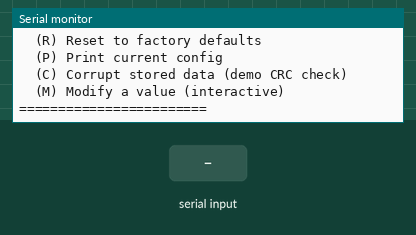
Recording of a sketch running on a simulated ESP32-S2. Shown: the last lines printed to the serial monitor. Inputs (shaded band) come from the test bench. EEPROM starts erased.

Above: at 1.7 s.
1.8 s: "M\n" received over Serial
At 2.7 s:
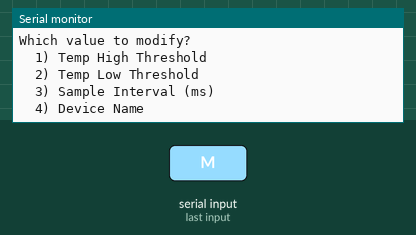
3.3 s: "1\n" received over Serial
At 3.7 s:
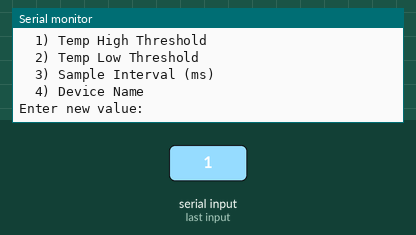
4.8 s: "2\n" received over Serial
At 6.0 s:
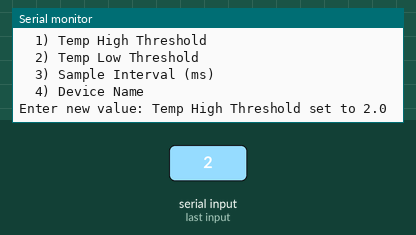
6.3 s: "S90\n" received over Serial
At 6.9 s:
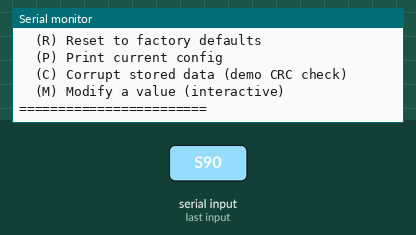

Measured:
- after the input at 1.8 s, the serial monitor: prints a new line at once (image 1)
- after the input at 3.3 s, the serial monitor: prints a new line at once (image 2)
- after the input at 4.8 s, the serial monitor: prints a new line at once (image 3)
- after the input at 6.3 s, the serial monitor: prints a new line at once (image 4)

The sketch:

nvs_storage.ino
```cpp
/*******************************************************************************
 * P4ETH_NVS_Storage.ino
 *
 * NVS Persistent Storage with CRC32 Integrity Checking
 *
 * Demonstrates:
 *   - Storing and retrieving structured data in NVS (Non-Volatile Storage)
 *   - Software CRC32 implementation (IEEE 802.3 polynomial)
 *   - Data integrity validation on read-back
 *   - Detecting corruption via CRC mismatch
 *   - Using the Preferences library for typed NVS access
 *
 * Why software CRC32?
 *   The ESP32-P4 uses a RISC-V core (HP & LP), unlike the Xtensa-based
 *   ESP32/S2/S3 which provide a ROM function crc32_le() backed by hardware.
 *   On RISC-V targets, that ROM function does not exist, so we implement
 *   a portable bit-by-bit CRC32 using the standard IEEE 802.3 polynomial
 *   (0xEDB88320 reflected). This runs entirely in software and works on
 *   every ESP32 variant without architecture dependencies.
 *
 * Hardware: Waveshare ESP32-P4-ETH (or any ESP32-P4 board)
 *   - No display or network needed; uses Serial only
 *
 * Required Libraries:
 *   - Preferences (built-in ESP32 Arduino core)
 *
 * Board: Waveshare ESP32-P4-ETH (ESP32-P4, arduino-esp32 core 3.x)
 ******************************************************************************/

#include <Preferences.h>

// ---------------------------------------------------------------------------
// Software CRC32 (IEEE 802.3 polynomial, reflected / LSB-first)
//
// This is the same algorithm used in Ethernet FCS, PNG, ZIP, etc.
// We need a software implementation because the ESP32-P4 RISC-V core
// does not include the ROM-based crc32_le() found on Xtensa ESP32 chips.
// ---------------------------------------------------------------------------
static uint32_t sw_crc32(uint32_t crc, const uint8_t* data, size_t len) {
  crc = ~crc;
  while (len--) {
    crc ^= *data++;
    for (int i = 0; i < 8; i++) {
      crc = (crc >> 1) ^ (0xEDB88320UL & -(crc & 1));
    }
  }
  return ~crc;
}

// ---------------------------------------------------------------------------
// Configuration structure stored in NVS
// ---------------------------------------------------------------------------
struct SensorConfig {
  float    tempThresholdHigh;    // degrees C
  float    tempThresholdLow;     // degrees C
  float    humidityCalOffset;    // calibration offset for humidity sensor
  float    pressureCalScale;     // calibration scale factor
  uint32_t sampleIntervalMs;     // how often to read sensors
  uint32_t bootCount;            // number of times config was loaded after boot
  uint8_t  sensorEnabled;        // bitmask: bit0=temp, bit1=humidity, bit2=pressure
  char     deviceName[32];       // user-assigned device name
};

// Active in-memory configuration
static SensorConfig config;
static Preferences  prefs;

static const char* NVS_NAMESPACE  = "sensor_cfg";
static const char* KEY_DATA       = "cfg_data";
static const char* KEY_CRC        = "cfg_crc";

// ---------------------------------------------------------------------------
// Set factory defaults
// ---------------------------------------------------------------------------
static void setDefaults(SensorConfig& cfg) {
  cfg.tempThresholdHigh  = 45.0f;
  cfg.tempThresholdLow   = -10.0f;
  cfg.humidityCalOffset  = 0.0f;
  cfg.pressureCalScale   = 1.0f;
  cfg.sampleIntervalMs   = 1000;
  cfg.bootCount          = 0;
  cfg.sensorEnabled      = 0x07;  // all three sensors enabled
  strncpy(cfg.deviceName, "ESP32-P4-Sensor", sizeof(cfg.deviceName));
  cfg.deviceName[sizeof(cfg.deviceName) - 1] = '\0';
}

// ---------------------------------------------------------------------------
// Compute CRC32 over the config struct
// ---------------------------------------------------------------------------
static uint32_t configCRC(const SensorConfig& cfg) {
  return sw_crc32(0, reinterpret_cast<const uint8_t*>(&cfg), sizeof(cfg));
}

// ---------------------------------------------------------------------------
// Save config to NVS with CRC
// ---------------------------------------------------------------------------
static bool saveConfig() {
  uint32_t crc = configCRC(config);

  prefs.begin(NVS_NAMESPACE, false);  // read-write

  size_t written = prefs.putBytes(KEY_DATA, &config, sizeof(config));
  if (written != sizeof(config)) {
    Serial.println("ERROR: Failed to write config data to NVS");
    prefs.end();
    return false;
  }

  prefs.putUInt(KEY_CRC, crc);
  prefs.end();

  Serial.printf("Config saved to NVS (%u bytes, CRC32=0x%08X)\n",
                (unsigned)sizeof(config), crc);
  return true;
}

// ---------------------------------------------------------------------------
// Load config from NVS with CRC validation
// ---------------------------------------------------------------------------
static bool loadConfig() {
  prefs.begin(NVS_NAMESPACE, true);  // read-only

  size_t readLen = prefs.getBytesLength(KEY_DATA);
  if (readLen == 0) {
    Serial.println("No config found in NVS (first boot?)");
    prefs.end();
    return false;
  }

  if (readLen != sizeof(SensorConfig)) {
    Serial.printf("WARNING: Stored size (%u) != expected (%u) — struct may have changed\n",
                  (unsigned)readLen, (unsigned)sizeof(SensorConfig));
    prefs.end();
    return false;
  }

  SensorConfig loaded;
  prefs.getBytes(KEY_DATA, &loaded, sizeof(loaded));
  uint32_t storedCRC = prefs.getUInt(KEY_CRC, 0);
  prefs.end();

  // Validate CRC
  uint32_t computedCRC = configCRC(loaded);
  if (computedCRC != storedCRC) {
    Serial.println("!!! CRC MISMATCH — stored data is CORRUPT !!!");
    Serial.printf("    Stored  CRC32: 0x%08X\n", storedCRC);
    Serial.printf("    Computed CRC32: 0x%08X\n", computedCRC);
    Serial.println("    Config NOT loaded. Use (R)eset to restore defaults.");
    return false;
  }

  config = loaded;
  config.bootCount++;
  Serial.printf("Config loaded from NVS (CRC32=0x%08X, boot #%u)\n",
                storedCRC, config.bootCount);
  return true;
}

// ---------------------------------------------------------------------------
// Deliberately corrupt stored data (for demonstration)
// ---------------------------------------------------------------------------
static void corruptStoredData() {
  prefs.begin(NVS_NAMESPACE, false);
  size_t len = prefs.getBytesLength(KEY_DATA);
  if (len == 0) {
    Serial.println("No data to corrupt.");
    prefs.end();
    return;
  }

  // Read the raw bytes, flip a bit, write back (without updating CRC)
  uint8_t buf[sizeof(SensorConfig)];
  prefs.getBytes(KEY_DATA, buf, sizeof(buf));
  buf[0] ^= 0xFF;  // flip all bits in the first byte
  prefs.putBytes(KEY_DATA, buf, sizeof(buf));
  prefs.end();

  Serial.println("Stored config data has been deliberately CORRUPTED.");
  Serial.println("Try (L)oad to see CRC mismatch detection in action.");
}

// ---------------------------------------------------------------------------
// Print current config values
// ---------------------------------------------------------------------------
static void printConfig() {
  Serial.println("\n--- Current Configuration ---");
  Serial.printf("  Device Name       : %s\n", config.deviceName);
  Serial.printf("  Temp High Thresh  : %.1f C\n", config.tempThresholdHigh);
  Serial.printf("  Temp Low Thresh   : %.1f C\n", config.tempThresholdLow);
  Serial.printf("  Humidity Cal Ofs  : %.2f\n", config.humidityCalOffset);
  Serial.printf("  Pressure Cal Scl  : %.4f\n", config.pressureCalScale);
  Serial.printf("  Sample Interval   : %u ms\n", config.sampleIntervalMs);
  Serial.printf("  Boot Count        : %u\n", config.bootCount);
  Serial.printf("  Sensors Enabled   : 0x%02X", config.sensorEnabled);
  if (config.sensorEnabled & 0x01) Serial.print(" [Temp]");
  if (config.sensorEnabled & 0x02) Serial.print(" [Humidity]");
  if (config.sensorEnabled & 0x04) Serial.print(" [Pressure]");
  Serial.println();
  Serial.printf("  Struct size       : %u bytes\n", (unsigned)sizeof(SensorConfig));
  Serial.printf("  CRC32             : 0x%08X\n", configCRC(config));
  Serial.println("-----------------------------\n");
}

// ---------------------------------------------------------------------------
// Print menu
// ---------------------------------------------------------------------------
static void printMenu() {
  Serial.println("=== NVS Storage Demo ===");
  Serial.println("  (S) Save config to NVS");
  Serial.println("  (L) Load config from NVS");
  Serial.println("  (R) Reset to factory defaults");
  Serial.println("  (P) Print current config");
  Serial.println("  (C) Corrupt stored data (demo CRC check)");
  Serial.println("  (M) Modify a value (interactive)");
  Serial.println("========================\n");
}

// ---------------------------------------------------------------------------
// Simple interactive value modification
// ---------------------------------------------------------------------------
static void modifyValue() {
  Serial.println("Which value to modify?");
  Serial.println("  1) Temp High Threshold");
  Serial.println("  2) Temp Low Threshold");
  Serial.println("  3) Sample Interval (ms)");
  Serial.println("  4) Device Name");

  // Wait for input
  while (!Serial.available()) delay(10);
  char choice = Serial.read();
  // Flush remaining
  while (Serial.available()) Serial.read();

  Serial.print("Enter new value: ");
  while (!Serial.available()) delay(10);
  String val = Serial.readStringUntil('\n');
  val.trim();

  switch (choice) {
    case '1':
      config.tempThresholdHigh = val.toFloat();
      Serial.printf("Temp High Threshold set to %.1f\n", config.tempThresholdHigh);
      break;
    case '2':
      config.tempThresholdLow = val.toFloat();
      Serial.printf("Temp Low Threshold set to %.1f\n", config.tempThresholdLow);
      break;
    case '3':
      config.sampleIntervalMs = val.toInt();
      Serial.printf("Sample Interval set to %u ms\n", config.sampleIntervalMs);
      break;
    case '4':
      strncpy(config.deviceName, val.c_str(), sizeof(config.deviceName) - 1);
      config.deviceName[sizeof(config.deviceName) - 1] = '\0';
      Serial.printf("Device Name set to '%s'\n", config.deviceName);
      break;
    default:
      Serial.println("Invalid choice.");
      break;
  }
}

// ---------------------------------------------------------------------------
// Setup
// ---------------------------------------------------------------------------
void setup() {
  Serial.begin(115200);
  delay(500);

  Serial.println("\n=============================================");
  Serial.println("  ESP32-P4 NVS Storage with CRC32 Integrity");
  Serial.println("=============================================\n");

  // Start with factory defaults
  setDefaults(config);

  // Attempt to load saved config
  if (loadConfig()) {
    Serial.println("Successfully restored saved configuration.");
  } else {
    Serial.println("Using factory defaults.");
  }

  printConfig();
  printMenu();
}

// ---------------------------------------------------------------------------
// Main loop — process serial commands
// ---------------------------------------------------------------------------
void loop() {
  if (Serial.available()) {
    char cmd = toupper(Serial.read());
    // Flush any trailing newline/CR
    while (Serial.available()) {
      char c = Serial.peek();
      if (c == '\n' || c == '\r') Serial.read();
      else break;
    }

    switch (cmd) {
      case 'S':
        saveConfig();
        break;
      case 'L':
        if (!loadConfig()) {
          Serial.println("Load failed. Current in-memory config unchanged.");
        } else {
          printConfig();
        }
        break;
      case 'R':
        setDefaults(config);
        Serial.println("Config reset to factory defaults.");
        printConfig();
        break;
      case 'P':
        printConfig();
        break;
      case 'C':
        corruptStoredData();
        break;
      case 'M':
        modifyValue();
        break;
      default:
        if (cmd >= ' ') printMenu();  // ignore control chars
        break;
    }
  }
  delay(10);
}
```
